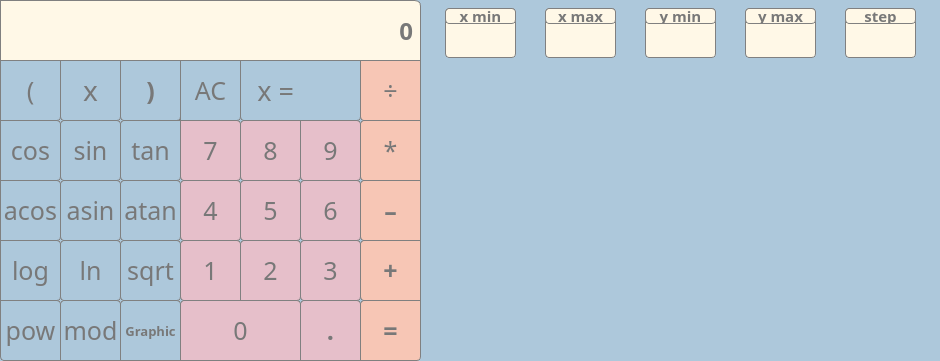
<?xml version="1.0" encoding="UTF-8"?>
<ui version="4.0">
 <class>MainWindow</class>
 <widget class="QMainWindow" name="MainWindow">
  <property name="geometry">
   <rect>
    <x>0</x>
    <y>0</y>
    <width>940</width>
    <height>361</height>
   </rect>
  </property>
  <property name="windowTitle">
   <string>MainWindow</string>
  </property>
  <property name="styleSheet">
   <string notr="true">QMainWindow {
	background-color: rgb(173,200,219);
}</string>
  </property>
  <widget class="QWidget" name="centralwidget">
   <property name="styleSheet">
    <string notr="true">Qwidget {	
	background-color: rgb(247,198,181);
}</string>
   </property>
   <widget class="QLabel" name="input_string">
    <property name="geometry">
     <rect>
      <x>0</x>
      <y>0</y>
      <width>421</width>
      <height>61</height>
     </rect>
    </property>
    <property name="font">
     <font>
      <family>Didot</family>
      <pointsize>18</pointsize>
      <bold>true</bold>
     </font>
    </property>
    <property name="styleSheet">
     <string notr="true">QLabel { 
	background-color: rgb(255, 248, 231);
	color: rgb(120, 120, 120);
 	border: 1px solid  gray;
	border-radius: 6px;
	border-bottom-right-radius: 0px;
	border-bottom-left-radius: 0px;
	border-top-right-radius: 6px;
	border-top-left-radius: 0px;
}</string>
    </property>
    <property name="text">
     <string>0</string>
    </property>
    <property name="alignment">
     <set>Qt::AlignRight|Qt::AlignTrailing|Qt::AlignVCenter</set>
    </property>
   </widget>
   <widget class="QPushButton" name="pushButton_leftbracket">
    <property name="geometry">
     <rect>
      <x>0</x>
      <y>60</y>
      <width>61</width>
      <height>61</height>
     </rect>
    </property>
    <property name="font">
     <font>
      <family>Didot</family>
      <pointsize>19</pointsize>
      <bold>false</bold>
     </font>
    </property>
    <property name="styleSheet">
     <string notr="true">QPushButton {
	border-color: gray;
 	border-width: 1px;
 	border-style: solid;
	border-radius: 4px;
	border-bottom: 1px solid gray;
	border-bottom-left-radius: 0px;
	border-top-left-radius: 0px;
	border-top-right-radius: 0px;
	background-color: rgb(173,200,219);
	color: rgb(120, 120, 120);
}

QPushButton:pressed {
    background-color: qlineargradient(x1: 0, y1: 0, x2: 0, y2: 1,
                                      stop: 0 #dadbde, stop: 1 #f6f7fa);
}</string>
    </property>
    <property name="text">
     <string>(</string>
    </property>
   </widget>
   <widget class="QPushButton" name="pushButton_division">
    <property name="geometry">
     <rect>
      <x>360</x>
      <y>60</y>
      <width>61</width>
      <height>61</height>
     </rect>
    </property>
    <property name="font">
     <font>
      <family>Didot</family>
      <pointsize>19</pointsize>
      <bold>false</bold>
     </font>
    </property>
    <property name="styleSheet">
     <string notr="true">QPushButton {
	border-color: gray;
 	border-width: 1px;
 	border-style: solid;
	border-radius: 4px;
	border-bottom-right-radius: 0px;
	border-top-right-radius: 0px;
	border-top-left-radius: 0px;
	background-color: rgb(247,198,181);
	color: rgb(120, 120, 120);
}

QPushButton:pressed {
    background-color: qlineargradient(x1: 0, y1: 0, x2: 0, y2: 1,
                                      stop: 0 #dadbde, stop: 1 #f6f7fa);
}</string>
    </property>
    <property name="text">
     <string>÷</string>
    </property>
   </widget>
   <widget class="QPushButton" name="pushButton_X">
    <property name="geometry">
     <rect>
      <x>60</x>
      <y>60</y>
      <width>61</width>
      <height>61</height>
     </rect>
    </property>
    <property name="font">
     <font>
      <family>Didot</family>
      <pointsize>21</pointsize>
      <bold>false</bold>
     </font>
    </property>
    <property name="styleSheet">
     <string notr="true">QPushButton {
	border-color: gray;
 	border-width: 1px;
 	border-style: solid;
	border-radius: 4px;
	border-bottom: 1px solid gray;
	border-top-left-radius: 0px;
	border-top-right-radius: 0px;
	background-color: rgb(173,200,219);
	color: rgb(120, 120, 120);
}

QPushButton:pressed {
    background-color: qlineargradient(x1: 0, y1: 0, x2: 0, y2: 1,
                                      stop: 0 #dadbde, stop: 1 #f6f7fa);
}</string>
    </property>
    <property name="text">
     <string>x</string>
    </property>
   </widget>
   <widget class="QPushButton" name="pushButton_rightbracket">
    <property name="geometry">
     <rect>
      <x>120</x>
      <y>60</y>
      <width>61</width>
      <height>61</height>
     </rect>
    </property>
    <property name="font">
     <font>
      <family>Didot</family>
      <pointsize>19</pointsize>
      <bold>true</bold>
     </font>
    </property>
    <property name="styleSheet">
     <string notr="true">QPushButton {
	border-color: gray;
 	border-width: 1px;
 	border-style: solid;
	border-radius: 4px;
	border-bottom: 1px solid gray;
	border-top-left-radius: 0px;
	border-top-right-radius: 0px;
	background-color: rgb(173,200,219);
	color: rgb(120, 120, 120);
}

QPushButton:pressed {
    background-color: qlineargradient(x1: 0, y1: 0, x2: 0, y2: 1,
                                      stop: 0 #dadbde, stop: 1 #f6f7fa);
}</string>
    </property>
    <property name="text">
     <string>)</string>
    </property>
   </widget>
   <widget class="QPushButton" name="pushButton_five">
    <property name="geometry">
     <rect>
      <x>240</x>
      <y>180</y>
      <width>61</width>
      <height>61</height>
     </rect>
    </property>
    <property name="font">
     <font>
      <family>Didot</family>
      <pointsize>19</pointsize>
     </font>
    </property>
    <property name="styleSheet">
     <string notr="true">QPushButton {
	border-color: gray;
 	border-width: 1px;
 	border-style: solid;
	border-radius: 4px;
	background-color: rgb(230,191,202);
	color: rgb(120, 120, 120);
}

QPushButton:pressed {
    background-color: qlineargradient(x1: 0, y1: 0, x2: 0, y2: 1,
                                      stop: 0 #dadbde, stop: 1 #f6f7fa);
}</string>
    </property>
    <property name="text">
     <string>5</string>
    </property>
   </widget>
   <widget class="QPushButton" name="pushButton_minus">
    <property name="geometry">
     <rect>
      <x>360</x>
      <y>180</y>
      <width>61</width>
      <height>61</height>
     </rect>
    </property>
    <property name="font">
     <font>
      <family>Didot</family>
      <pointsize>19</pointsize>
      <bold>true</bold>
     </font>
    </property>
    <property name="styleSheet">
     <string notr="true">QPushButton {
	border-color: gray;
 	border-width: 1px;
 	border-style: solid;
	border-radius: 4px;
	border-bottom-right-radius: 0px;
	border-top-right-radius: 0px;
	background-color: rgb(247,198,181);
	color: rgb(120, 120, 120);
}

QPushButton:pressed {
    background-color: qlineargradient(x1: 0, y1: 0, x2: 0, y2: 1,
                                      stop: 0 #dadbde, stop: 1 #f6f7fa);
}</string>
    </property>
    <property name="text">
     <string>–</string>
    </property>
   </widget>
   <widget class="QPushButton" name="pushButton_seven">
    <property name="geometry">
     <rect>
      <x>180</x>
      <y>120</y>
      <width>61</width>
      <height>61</height>
     </rect>
    </property>
    <property name="font">
     <font>
      <family>Didot</family>
      <pointsize>19</pointsize>
     </font>
    </property>
    <property name="styleSheet">
     <string notr="true">QPushButton {
	border-color: gray;
 	border-width: 1px;
 	border-style: solid;
	border-radius: 4px;
	border-top-left-radius: 0px;
	background-color: rgb(230,191,202);
	color: rgb(120, 120, 120);
}

QPushButton:pressed {
    background-color: qlineargradient(x1: 0, y1: 0, x2: 0, y2: 1,
                                      stop: 0 #dadbde, stop: 1 #f6f7fa);
}</string>
    </property>
    <property name="text">
     <string>7</string>
    </property>
   </widget>
   <widget class="QPushButton" name="pushButton_acos">
    <property name="geometry">
     <rect>
      <x>0</x>
      <y>180</y>
      <width>61</width>
      <height>61</height>
     </rect>
    </property>
    <property name="font">
     <font>
      <family>Didot</family>
      <pointsize>19</pointsize>
      <bold>false</bold>
     </font>
    </property>
    <property name="styleSheet">
     <string notr="true">QPushButton {
	border-color: gray;
 	border-width: 1px;
 	border-style: solid;
	border-radius: 4px;
	border-bottom: 1px solid gray;
	border-bottom-left-radius: 0px;
	border-top-left-radius: 0px;
	background-color: rgb(173,200,219);
	color: rgb(120, 120, 120);
}

QPushButton:pressed {
    background-color: qlineargradient(x1: 0, y1: 0, x2: 0, y2: 1,
                                      stop: 0 #dadbde, stop: 1 #f6f7fa);
}</string>
    </property>
    <property name="text">
     <string>acos</string>
    </property>
   </widget>
   <widget class="QPushButton" name="pushButton_atan">
    <property name="geometry">
     <rect>
      <x>120</x>
      <y>180</y>
      <width>61</width>
      <height>61</height>
     </rect>
    </property>
    <property name="font">
     <font>
      <family>Didot</family>
      <pointsize>19</pointsize>
      <bold>false</bold>
     </font>
    </property>
    <property name="styleSheet">
     <string notr="true">QPushButton {
	border-color: gray;
 	border-width: 1px;
 	border-style: solid;
	border-radius: 4px;
	border-bottom: 1px solid gray;
	background-color: rgb(173,200,219);
	color: rgb(120, 120, 120);
}

QPushButton:pressed {
    background-color: qlineargradient(x1: 0, y1: 0, x2: 0, y2: 1,
                                      stop: 0 #dadbde, stop: 1 #f6f7fa);
}</string>
    </property>
    <property name="text">
     <string>atan</string>
    </property>
   </widget>
   <widget class="QPushButton" name="pushButton_asin">
    <property name="geometry">
     <rect>
      <x>60</x>
      <y>180</y>
      <width>61</width>
      <height>61</height>
     </rect>
    </property>
    <property name="font">
     <font>
      <family>Didot</family>
      <pointsize>19</pointsize>
      <bold>false</bold>
     </font>
    </property>
    <property name="styleSheet">
     <string notr="true">QPushButton {
	border-color: gray;
 	border-width: 1px;
 	border-style: solid;
	border-radius: 4px;
	border-bottom: 1px solid gray;
	background-color: rgb(173,200,219);
	color: rgb(120, 120, 120);
}

QPushButton:pressed {
    background-color: qlineargradient(x1: 0, y1: 0, x2: 0, y2: 1,
                                      stop: 0 #dadbde, stop: 1 #f6f7fa);
}</string>
    </property>
    <property name="text">
     <string>asin</string>
    </property>
   </widget>
   <widget class="QPushButton" name="pushButton_six">
    <property name="geometry">
     <rect>
      <x>300</x>
      <y>180</y>
      <width>61</width>
      <height>61</height>
     </rect>
    </property>
    <property name="font">
     <font>
      <family>Didot</family>
      <pointsize>19</pointsize>
     </font>
    </property>
    <property name="styleSheet">
     <string notr="true">QPushButton {
	border-color: gray;
 	border-width: 1px;
 	border-style: solid;
	border-radius: 4px;
	background-color: rgb(230,191,202);
	color: rgb(120, 120, 120);
}

QPushButton:pressed {
    background-color: qlineargradient(x1: 0, y1: 0, x2: 0, y2: 1,
                                      stop: 0 #dadbde, stop: 1 #f6f7fa);
}</string>
    </property>
    <property name="text">
     <string>6</string>
    </property>
   </widget>
   <widget class="QPushButton" name="pushButton_two">
    <property name="geometry">
     <rect>
      <x>240</x>
      <y>240</y>
      <width>61</width>
      <height>61</height>
     </rect>
    </property>
    <property name="font">
     <font>
      <family>Didot</family>
      <pointsize>19</pointsize>
     </font>
    </property>
    <property name="styleSheet">
     <string notr="true">QPushButton {
	border-color: gray;
 	border-width: 1px;
 	border-style: solid;
	border-radius: 4px;
	border-bottom-left-radius: 0px;
	background-color: rgb(230,191,202);
	color: rgb(120, 120, 120);
}

QPushButton:pressed {
    background-color: qlineargradient(x1: 0, y1: 0, x2: 0, y2: 1,
                                      stop: 0 #dadbde, stop: 1 #f6f7fa);
}</string>
    </property>
    <property name="text">
     <string>2</string>
    </property>
   </widget>
   <widget class="QPushButton" name="pushButton_plus">
    <property name="geometry">
     <rect>
      <x>360</x>
      <y>240</y>
      <width>61</width>
      <height>61</height>
     </rect>
    </property>
    <property name="font">
     <font>
      <family>Didot</family>
      <pointsize>19</pointsize>
      <bold>true</bold>
     </font>
    </property>
    <property name="styleSheet">
     <string notr="true">QPushButton {
	border-color: gray;
 	border-width: 1px;
 	border-style: solid;
	border-radius: 4px;
	border-bottom-right-radius: 0px;
	border-top-right-radius: 0px;
	background-color: rgb(247,198,181);
	color: rgb(120, 120, 120);
}

QPushButton:pressed {
    background-color: qlineargradient(x1: 0, y1: 0, x2: 0, y2: 1,
                                      stop: 0 #dadbde, stop: 1 #f6f7fa);
}</string>
    </property>
    <property name="text">
     <string>+</string>
    </property>
   </widget>
   <widget class="QPushButton" name="pushButton_one">
    <property name="geometry">
     <rect>
      <x>180</x>
      <y>240</y>
      <width>61</width>
      <height>61</height>
     </rect>
    </property>
    <property name="font">
     <font>
      <family>Didot</family>
      <pointsize>19</pointsize>
     </font>
    </property>
    <property name="styleSheet">
     <string notr="true">QPushButton {
	border-color: gray;
 	border-width: 1px;
 	border-style: solid;
	border-radius: 4px;
	border-bottom-right-radius: 0px;
	background-color: rgb(230,191,202);
	color: rgb(120, 120, 120);
}

QPushButton:pressed {
    background-color: qlineargradient(x1: 0, y1: 0, x2: 0, y2: 1,
                                      stop: 0 #dadbde, stop: 1 #f6f7fa);
}</string>
    </property>
    <property name="text">
     <string>1</string>
    </property>
   </widget>
   <widget class="QPushButton" name="pushButton_sqrt">
    <property name="geometry">
     <rect>
      <x>120</x>
      <y>240</y>
      <width>61</width>
      <height>61</height>
     </rect>
    </property>
    <property name="font">
     <font>
      <family>Didot</family>
      <pointsize>19</pointsize>
      <bold>false</bold>
     </font>
    </property>
    <property name="styleSheet">
     <string notr="true">QPushButton {
	border-color: gray;
 	border-width: 1px;
 	border-style: solid;
	border-radius: 4px;
	border-bottom: 1px solid gray;
	background-color: rgb(173,200,219);
	color: rgb(120, 120, 120);
}

QPushButton:pressed {
    background-color: qlineargradient(x1: 0, y1: 0, x2: 0, y2: 1,
                                      stop: 0 #dadbde, stop: 1 #f6f7fa);
}</string>
    </property>
    <property name="text">
     <string>sqrt</string>
    </property>
   </widget>
   <widget class="QPushButton" name="pushButton_log">
    <property name="geometry">
     <rect>
      <x>0</x>
      <y>240</y>
      <width>61</width>
      <height>61</height>
     </rect>
    </property>
    <property name="font">
     <font>
      <family>Didot</family>
      <pointsize>19</pointsize>
      <bold>false</bold>
     </font>
    </property>
    <property name="styleSheet">
     <string notr="true">QPushButton {
	border-color: gray;
 	border-width: 1px;
 	border-style: solid;
	border-radius: 4px;
	border-bottom: 1px solid gray;
	border-bottom-left-radius: 0px;
	border-top-left-radius: 0px;
	background-color: rgb(173,200,219);
	color: rgb(120, 120, 120);
}

QPushButton:pressed {
    background-color: qlineargradient(x1: 0, y1: 0, x2: 0, y2: 1,
                                      stop: 0 #dadbde, stop: 1 #f6f7fa);
}</string>
    </property>
    <property name="text">
     <string>log</string>
    </property>
   </widget>
   <widget class="QPushButton" name="pushButton_ln">
    <property name="geometry">
     <rect>
      <x>60</x>
      <y>240</y>
      <width>61</width>
      <height>61</height>
     </rect>
    </property>
    <property name="font">
     <font>
      <family>Didot</family>
      <pointsize>19</pointsize>
      <bold>false</bold>
     </font>
    </property>
    <property name="styleSheet">
     <string notr="true">QPushButton {
	border-color: gray;
 	border-width: 1px;
 	border-style: solid;
	border-radius: 4px;
	border-bottom: 1px solid gray;
	background-color: rgb(173,200,219);
	color: rgb(120, 120, 120);
}

QPushButton:pressed {
    background-color: qlineargradient(x1: 0, y1: 0, x2: 0, y2: 1,
                                      stop: 0 #dadbde, stop: 1 #f6f7fa);
}</string>
    </property>
    <property name="text">
     <string>ln</string>
    </property>
   </widget>
   <widget class="QPushButton" name="pushButton_three">
    <property name="geometry">
     <rect>
      <x>300</x>
      <y>240</y>
      <width>61</width>
      <height>61</height>
     </rect>
    </property>
    <property name="font">
     <font>
      <family>Didot</family>
      <pointsize>19</pointsize>
     </font>
    </property>
    <property name="styleSheet">
     <string notr="true">QPushButton {
	border-color: gray;
 	border-width: 1px;
 	border-style: solid;
	border-radius: 4px;
	background-color: rgb(230,191,202);
	color: rgb(120, 120, 120);
}

QPushButton:pressed {
    background-color: qlineargradient(x1: 0, y1: 0, x2: 0, y2: 1,
                                      stop: 0 #dadbde, stop: 1 #f6f7fa);
}</string>
    </property>
    <property name="text">
     <string>3</string>
    </property>
   </widget>
   <widget class="QPushButton" name="pushButton_four">
    <property name="geometry">
     <rect>
      <x>180</x>
      <y>180</y>
      <width>61</width>
      <height>61</height>
     </rect>
    </property>
    <property name="font">
     <font>
      <family>Didot</family>
      <pointsize>19</pointsize>
     </font>
    </property>
    <property name="styleSheet">
     <string notr="true">QPushButton {
	border-color: gray;
 	border-width: 1px;
 	border-style: solid;
	border-radius: 4px;
	background-color: rgb(230,191,202);
	color: rgb(120, 120, 120);
}

QPushButton:pressed {
    background-color: qlineargradient(x1: 0, y1: 0, x2: 0, y2: 1,
                                      stop: 0 #dadbde, stop: 1 #f6f7fa);
}</string>
    </property>
    <property name="text">
     <string>4</string>
    </property>
   </widget>
   <widget class="QPushButton" name="pushButton_multiply">
    <property name="geometry">
     <rect>
      <x>360</x>
      <y>120</y>
      <width>61</width>
      <height>61</height>
     </rect>
    </property>
    <property name="font">
     <font>
      <family>Didot</family>
      <pointsize>19</pointsize>
      <bold>false</bold>
     </font>
    </property>
    <property name="styleSheet">
     <string notr="true">QPushButton {
	border-color: gray;
 	border-width: 1px;
 	border-style: solid;
	border-radius: 4px;
	border-bottom-right-radius: 0px;
	border-top-right-radius: 0px;
	background-color: rgb(247,198,181);
	color: rgb(120, 120, 120);
}

QPushButton:pressed {
    background-color: qlineargradient(x1: 0, y1: 0, x2: 0, y2: 1,
                                      stop: 0 #dadbde, stop: 1 #f6f7fa);
}</string>
    </property>
    <property name="text">
     <string>*</string>
    </property>
   </widget>
   <widget class="QPushButton" name="pushButton_eight">
    <property name="geometry">
     <rect>
      <x>240</x>
      <y>120</y>
      <width>61</width>
      <height>61</height>
     </rect>
    </property>
    <property name="font">
     <font>
      <family>Didot</family>
      <pointsize>19</pointsize>
     </font>
    </property>
    <property name="styleSheet">
     <string notr="true">QPushButton {
	border-color: gray;
 	border-width: 1px;
 	border-style: solid;
	border-radius: 4px;
	border-top-right-radius: 0px;
	background-color: rgb(230,191,202);
	color: rgb(120, 120, 120);
}

QPushButton:pressed {
    background-color: qlineargradient(x1: 0, y1: 0, x2: 0, y2: 1,
                                      stop: 0 #dadbde, stop: 1 #f6f7fa);
}</string>
    </property>
    <property name="text">
     <string>8</string>
    </property>
   </widget>
   <widget class="QPushButton" name="pushButton_cos">
    <property name="geometry">
     <rect>
      <x>0</x>
      <y>120</y>
      <width>61</width>
      <height>61</height>
     </rect>
    </property>
    <property name="font">
     <font>
      <family>Didot</family>
      <pointsize>19</pointsize>
      <bold>false</bold>
     </font>
    </property>
    <property name="styleSheet">
     <string notr="true">QPushButton {
	border-color: gray;
 	border-width: 1px;
 	border-style: solid;
	border-radius: 4px;
	border-bottom: 1px solid gray;
	border-bottom-left-radius: 0px;
	border-top-left-radius: 0px;
	background-color: rgb(173,200,219);
	color: rgb(120, 120, 120);
}

QPushButton:pressed {
    background-color: qlineargradient(x1: 0, y1: 0, x2: 0, y2: 1,
                                      stop: 0 #dadbde, stop: 1 #f6f7fa);
}</string>
    </property>
    <property name="text">
     <string>cos</string>
    </property>
   </widget>
   <widget class="QPushButton" name="pushButton_tan">
    <property name="geometry">
     <rect>
      <x>120</x>
      <y>120</y>
      <width>61</width>
      <height>61</height>
     </rect>
    </property>
    <property name="font">
     <font>
      <family>Didot</family>
      <pointsize>19</pointsize>
      <bold>false</bold>
     </font>
    </property>
    <property name="styleSheet">
     <string notr="true">QPushButton {
	border-color: gray;
 	border-width: 1px;
 	border-style: solid;
	border-radius: 4px;
	border-bottom: 1px solid gray;
	border-top-right-radius: 0px;
	background-color: rgb(173,200,219);
	color: rgb(120, 120, 120);
}

QPushButton:pressed {
    background-color: qlineargradient(x1: 0, y1: 0, x2: 0, y2: 1,
                                      stop: 0 #dadbde, stop: 1 #f6f7fa);
}</string>
    </property>
    <property name="text">
     <string>tan</string>
    </property>
   </widget>
   <widget class="QPushButton" name="pushButton_sin">
    <property name="geometry">
     <rect>
      <x>60</x>
      <y>120</y>
      <width>61</width>
      <height>61</height>
     </rect>
    </property>
    <property name="font">
     <font>
      <family>Didot</family>
      <pointsize>19</pointsize>
      <bold>false</bold>
     </font>
    </property>
    <property name="styleSheet">
     <string notr="true">QPushButton {
	border-color: gray;
 	border-width: 1px;
 	border-style: solid;
	border-radius: 4px;
	border-bottom: 1px solid gray;
	background-color: rgb(173,200,219);
	color: rgb(120, 120, 120);
}

QPushButton:pressed {
    background-color: qlineargradient(x1: 0, y1: 0, x2: 0, y2: 1,
                                      stop: 0 #dadbde, stop: 1 #f6f7fa);
}</string>
    </property>
    <property name="text">
     <string>sin</string>
    </property>
   </widget>
   <widget class="QPushButton" name="pushButton_nine">
    <property name="geometry">
     <rect>
      <x>300</x>
      <y>120</y>
      <width>61</width>
      <height>61</height>
     </rect>
    </property>
    <property name="font">
     <font>
      <family>Didot</family>
      <pointsize>19</pointsize>
     </font>
    </property>
    <property name="styleSheet">
     <string notr="true">QPushButton {
	border-color: gray;
 	border-width: 1px;
 	border-style: solid;
	border-radius: 4px;
	border-top-left-radius: 0px;
	background-color: rgb(230,191,202);
	color: rgb(120, 120, 120);
}

QPushButton:pressed {
    background-color: qlineargradient(x1: 0, y1: 0, x2: 0, y2: 1,
                                      stop: 0 #dadbde, stop: 1 #f6f7fa);
}</string>
    </property>
    <property name="text">
     <string>9</string>
    </property>
   </widget>
   <widget class="QPushButton" name="pushButton_equally">
    <property name="geometry">
     <rect>
      <x>360</x>
      <y>300</y>
      <width>61</width>
      <height>61</height>
     </rect>
    </property>
    <property name="font">
     <font>
      <family>Didot</family>
      <pointsize>19</pointsize>
      <bold>true</bold>
     </font>
    </property>
    <property name="styleSheet">
     <string notr="true">QPushButton {
	border-color: gray;
 	border-width: 1px;
 	border-style: solid;
	border-radius: 4px;
	border-bottom-left-radius: 0px;
	border-top-right-radius: 0px;
	background-color: rgb(247,198,181);
	color: rgb(120, 120, 120);
}

QPushButton:pressed {
    background-color: qlineargradient(x1: 0, y1: 0, x2: 0, y2: 1,
                                      stop: 0 #dadbde, stop: 1 #f6f7fa);
}</string>
    </property>
    <property name="text">
     <string>=</string>
    </property>
   </widget>
   <widget class="QPushButton" name="pushButton_zero">
    <property name="geometry">
     <rect>
      <x>180</x>
      <y>300</y>
      <width>121</width>
      <height>61</height>
     </rect>
    </property>
    <property name="font">
     <font>
      <family>Didot</family>
      <pointsize>19</pointsize>
     </font>
    </property>
    <property name="styleSheet">
     <string notr="true">QPushButton {
	border-color: gray;
 	border-width: 1px;
 	border-style: solid;
	border-radius: 4px;
	border-bottom: 1px solid gray;
	border-bottom-right-radius: 0px;
	border-bottom-left-radius: 0px;
	background-color: rgb(230,191,202);
	color: rgb(120, 120, 120);
}

QPushButton:pressed {
    background-color: qlineargradient(x1: 0, y1: 0, x2: 0, y2: 1,
                                      stop: 0 #dadbde, stop: 1 #f6f7fa);
}</string>
    </property>
    <property name="text">
     <string>0</string>
    </property>
   </widget>
   <widget class="QPushButton" name="pushButton_mod">
    <property name="geometry">
     <rect>
      <x>60</x>
      <y>300</y>
      <width>61</width>
      <height>61</height>
     </rect>
    </property>
    <property name="font">
     <font>
      <family>Didot</family>
      <pointsize>19</pointsize>
      <bold>false</bold>
     </font>
    </property>
    <property name="styleSheet">
     <string notr="true">QPushButton {
	border-color: gray;
 	border-width: 1px;
 	border-style: solid;
	border-radius: 4px;
	border-bottom: 1px solid gray;
	border-bottom-right-radius: 0px;
	border-bottom-left-radius: 0px;
	background-color: rgb(173,200,219);
	color: rgb(120, 120, 120);
}

QPushButton:pressed {
    background-color: qlineargradient(x1: 0, y1: 0, x2: 0, y2: 1,
                                      stop: 0 #dadbde, stop: 1 #f6f7fa);
}</string>
    </property>
    <property name="text">
     <string>mod</string>
    </property>
   </widget>
   <widget class="QPushButton" name="pushButton_AC">
    <property name="geometry">
     <rect>
      <x>180</x>
      <y>60</y>
      <width>61</width>
      <height>61</height>
     </rect>
    </property>
    <property name="font">
     <font>
      <family>Didot</family>
      <pointsize>19</pointsize>
      <bold>false</bold>
     </font>
    </property>
    <property name="styleSheet">
     <string notr="true">QPushButton {
	border-color: gray;
 	border-width: 1px;
 	border-style: solid;
	border-radius: 4px;
	border-bottom: 1px solid gray;
	border-bottom-left-radius: 0px;
	border-top-left-radius: 0px;
	border-top-right-radius: 0px;
	background-color: rgb(173,200,219);
	color: rgb(120, 120, 120);
}

QPushButton:pressed {
    background-color: qlineargradient(x1: 0, y1: 0, x2: 0, y2: 1,
                                      stop: 0 #dadbde, stop: 1 #f6f7fa);
}</string>
    </property>
    <property name="text">
     <string>AC</string>
    </property>
   </widget>
   <widget class="QPushButton" name="pushButton_pow">
    <property name="geometry">
     <rect>
      <x>0</x>
      <y>300</y>
      <width>61</width>
      <height>61</height>
     </rect>
    </property>
    <property name="font">
     <font>
      <family>Didot</family>
      <pointsize>19</pointsize>
      <bold>false</bold>
     </font>
    </property>
    <property name="styleSheet">
     <string notr="true">QPushButton {
	border-color: gray;
 	border-width: 1px;
 	border-style: solid;
	border-radius: 4px;
	border-bottom: 1px solid gray;
	border-bottom-right-radius: 0px;
	border-top-left-radius: 0px;
	background-color: rgb(173,200,219);
	color: rgb(120, 120, 120);
}

QPushButton:pressed {
    background-color: qlineargradient(x1: 0, y1: 0, x2: 0, y2: 1,
                                      stop: 0 #dadbde, stop: 1 #f6f7fa);
}</string>
    </property>
    <property name="text">
     <string>pow</string>
    </property>
   </widget>
   <widget class="QPushButton" name="pushButton_dot">
    <property name="geometry">
     <rect>
      <x>300</x>
      <y>300</y>
      <width>61</width>
      <height>61</height>
     </rect>
    </property>
    <property name="font">
     <font>
      <family>Didot</family>
      <pointsize>19</pointsize>
      <bold>true</bold>
     </font>
    </property>
    <property name="styleSheet">
     <string notr="true">QPushButton {
	border-color: gray;
 	border-width: 1px;
 	border-style: solid;
	border-radius: 4px;
	border-bottom-right-radius: 0px;
	border-bottom-left-radius: 0px;
	background-color: rgb(230,191,202);
	color: rgb(120, 120, 120);
}

QPushButton:pressed {
    background-color: qlineargradient(x1: 0, y1: 0, x2: 0, y2: 1,
                                      stop: 0 #dadbde, stop: 1 #f6f7fa);
}</string>
    </property>
    <property name="text">
     <string>.</string>
    </property>
   </widget>
   <widget class="QLabel" name="label_x">
    <property name="geometry">
     <rect>
      <x>240</x>
      <y>60</y>
      <width>61</width>
      <height>61</height>
     </rect>
    </property>
    <property name="font">
     <font>
      <family>Didot</family>
      <pointsize>20</pointsize>
     </font>
    </property>
    <property name="styleSheet">
     <string notr="true">QLabel {
	border-color: gray;
 	border-width: 1px;
	border-right-width:0px;
 	border-style: solid;
	border-radius: 4px;
	border-top-right-radius: 0px;
	border-top-left-radius: 0px;
	border-bottom-right-radius: 0px;
	background-color: rgb(173,200,219);
	color: rgb(120, 120, 120);
}</string>
    </property>
    <property name="text">
     <string>x =</string>
    </property>
    <property name="alignment">
     <set>Qt::AlignRight|Qt::AlignTrailing|Qt::AlignVCenter</set>
    </property>
   </widget>
   <widget class="QPushButton" name="pushButton_graphic">
    <property name="geometry">
     <rect>
      <x>120</x>
      <y>300</y>
      <width>61</width>
      <height>61</height>
     </rect>
    </property>
    <property name="font">
     <font>
      <family>Didot</family>
      <pointsize>10</pointsize>
      <bold>true</bold>
     </font>
    </property>
    <property name="styleSheet">
     <string notr="true">QPushButton {
	border-color: gray;
 	border-width: 1px;
 	border-style: solid;
	border-radius: 4px;
	border-bottom: 1px solid gray;
	border-bottom-right-radius: 0px;
	border-bottom-left-radius: 0px;
	background-color: rgb(173,200,219);
	color: rgb(120, 120, 120);
}

QPushButton:pressed {
    background-color: qlineargradient(x1: 0, y1: 0, x2: 0, y2: 1,
                                      stop: 0 #dadbde, stop: 1 #f6f7fa);
}</string>
    </property>
    <property name="text">
     <string>Graphic</string>
    </property>
   </widget>
   <widget class="QLineEdit" name="x_value">
    <property name="geometry">
     <rect>
      <x>300</x>
      <y>60</y>
      <width>61</width>
      <height>61</height>
     </rect>
    </property>
    <property name="font">
     <font>
      <family>Didot</family>
      <pointsize>19</pointsize>
     </font>
    </property>
    <property name="styleSheet">
     <string notr="true">QLineEdit {
	border-color: gray;
 	border-width: 1px;
	border-left-width:0px;
 	border-style: solid;
	border-radius: 4px;
	border-top-left-radius: 0px;
	border-bottom-left-radius: 0px;
	border-top-right-radius: 0px;
	background-color: rgb(173,200,219);
	color: rgb(120, 120, 120);
}</string>
    </property>
    <property name="alignment">
     <set>Qt::AlignCenter</set>
    </property>
   </widget>
   <widget class="QLineEdit" name="y_min">
    <property name="geometry">
     <rect>
      <x>645</x>
      <y>8</y>
      <width>71</width>
      <height>50</height>
     </rect>
    </property>
    <property name="font">
     <font>
      <family>Didot</family>
     </font>
    </property>
    <property name="styleSheet">
     <string notr="true">QLineEdit  {
	border-color: gray;
 	border-width: 1px;
 	border-style: solid;
	border-radius: 4px;
	background-color: rgb(255, 248, 231);
	color: rgb(120, 120, 120);
}</string>
    </property>
    <property name="alignment">
     <set>Qt::AlignBottom|Qt::AlignHCenter</set>
    </property>
   </widget>
   <widget class="QLineEdit" name="y_max">
    <property name="geometry">
     <rect>
      <x>745</x>
      <y>8</y>
      <width>71</width>
      <height>50</height>
     </rect>
    </property>
    <property name="font">
     <font>
      <family>Didot</family>
     </font>
    </property>
    <property name="styleSheet">
     <string notr="true">QLineEdit  {
	border-color: gray;
 	border-width: 1px;
 	border-style: solid;
	border-radius: 4px;
	background-color: rgb(255, 248, 231);
	color: rgb(120, 120, 120);
}</string>
    </property>
    <property name="alignment">
     <set>Qt::AlignBottom|Qt::AlignHCenter</set>
    </property>
   </widget>
   <widget class="QLineEdit" name="x_max">
    <property name="geometry">
     <rect>
      <x>545</x>
      <y>8</y>
      <width>71</width>
      <height>50</height>
     </rect>
    </property>
    <property name="font">
     <font>
      <family>Didot</family>
     </font>
    </property>
    <property name="styleSheet">
     <string notr="true">QLineEdit  {
	border-color: gray;
 	border-width: 1px;
 	border-style: solid;
	border-radius: 4px;
	background-color: rgb(255, 248, 231);
	color: rgb(120, 120, 120);
}</string>
    </property>
    <property name="alignment">
     <set>Qt::AlignBottom|Qt::AlignHCenter</set>
    </property>
   </widget>
   <widget class="QLabel" name="label_xmax">
    <property name="geometry">
     <rect>
      <x>545</x>
      <y>8</y>
      <width>71</width>
      <height>16</height>
     </rect>
    </property>
    <property name="font">
     <font>
      <family>Didot</family>
      <pointsize>11</pointsize>
      <bold>true</bold>
     </font>
    </property>
    <property name="styleSheet">
     <string notr="true">QLabel {
	border-color: gray;
 	border-width: 1px;
 	border-style: solid;
	border-radius: 4px;
	background-color: rgb(255, 248, 231);
	color: rgb(120, 120, 120);
}</string>
    </property>
    <property name="text">
     <string>x max</string>
    </property>
    <property name="alignment">
     <set>Qt::AlignCenter</set>
    </property>
   </widget>
   <widget class="QLabel" name="label_ymax">
    <property name="geometry">
     <rect>
      <x>745</x>
      <y>8</y>
      <width>71</width>
      <height>16</height>
     </rect>
    </property>
    <property name="font">
     <font>
      <family>Didot</family>
      <pointsize>11</pointsize>
      <bold>true</bold>
     </font>
    </property>
    <property name="styleSheet">
     <string notr="true">QLabel {
	border-color: gray;
 	border-width: 1px;
 	border-style: solid;
	border-radius: 4px;
	background-color: rgb(255, 248, 231);
	color: rgb(120, 120, 120);
}</string>
    </property>
    <property name="text">
     <string>y max</string>
    </property>
    <property name="alignment">
     <set>Qt::AlignCenter</set>
    </property>
   </widget>
   <widget class="QLabel" name="label_ymin">
    <property name="geometry">
     <rect>
      <x>645</x>
      <y>8</y>
      <width>71</width>
      <height>16</height>
     </rect>
    </property>
    <property name="font">
     <font>
      <family>Didot</family>
      <pointsize>11</pointsize>
      <bold>true</bold>
     </font>
    </property>
    <property name="styleSheet">
     <string notr="true">QLabel {
	border-color: gray;
 	border-width: 1px;
 	border-style: solid;
	border-radius: 4px;
	background-color: rgb(255, 248, 231);
	color: rgb(120, 120, 120);
}</string>
    </property>
    <property name="text">
     <string>y min</string>
    </property>
    <property name="alignment">
     <set>Qt::AlignCenter</set>
    </property>
   </widget>
   <widget class="QLineEdit" name="x_min">
    <property name="geometry">
     <rect>
      <x>445</x>
      <y>8</y>
      <width>71</width>
      <height>50</height>
     </rect>
    </property>
    <property name="font">
     <font>
      <family>Didot</family>
     </font>
    </property>
    <property name="styleSheet">
     <string notr="true">QLineEdit  {
	border-color: gray;
 	border-width: 1px;
 	border-style: solid;
	border-radius: 4px;
	background-color: rgb(255, 248, 231);
	color: rgb(120, 120, 120);
}</string>
    </property>
    <property name="alignment">
     <set>Qt::AlignBottom|Qt::AlignHCenter</set>
    </property>
   </widget>
   <widget class="QLabel" name="label_xmin">
    <property name="geometry">
     <rect>
      <x>445</x>
      <y>8</y>
      <width>71</width>
      <height>16</height>
     </rect>
    </property>
    <property name="font">
     <font>
      <family>Didot</family>
      <pointsize>11</pointsize>
      <bold>true</bold>
     </font>
    </property>
    <property name="styleSheet">
     <string notr="true">QLabel {
	border-color: gray;
 	border-width: 1px;
 	border-style: solid;
	border-radius: 4px;
	background-color: rgb(255, 248, 231);
	color: rgb(120, 120, 120);
}</string>
    </property>
    <property name="text">
     <string>x min</string>
    </property>
    <property name="alignment">
     <set>Qt::AlignCenter</set>
    </property>
   </widget>
   <widget class="QLabel" name="label">
    <property name="geometry">
     <rect>
      <x>845</x>
      <y>8</y>
      <width>71</width>
      <height>50</height>
     </rect>
    </property>
    <property name="font">
     <font>
      <family>Didot</family>
     </font>
    </property>
    <property name="styleSheet">
     <string notr="true">QLabel {
	border-color: gray;
 	border-width: 1px;
 	border-style: solid;
	border-radius: 4px;
	background-color: rgb(255, 248, 231);
	color: rgb(120, 120, 120);
}</string>
    </property>
    <property name="text">
     <string/>
    </property>
    <property name="alignment">
     <set>Qt::AlignBottom|Qt::AlignHCenter</set>
    </property>
   </widget>
   <widget class="QLabel" name="label_ymax_2">
    <property name="geometry">
     <rect>
      <x>845</x>
      <y>8</y>
      <width>71</width>
      <height>16</height>
     </rect>
    </property>
    <property name="font">
     <font>
      <family>Didot</family>
      <pointsize>11</pointsize>
      <bold>true</bold>
     </font>
    </property>
    <property name="styleSheet">
     <string notr="true">QLabel {
	border-color: gray;
 	border-width: 1px;
 	border-style: solid;
	border-radius: 4px;
	background-color: rgb(255, 248, 231);
	color: rgb(120, 120, 120);
}</string>
    </property>
    <property name="text">
     <string>step</string>
    </property>
    <property name="alignment">
     <set>Qt::AlignCenter</set>
    </property>
   </widget>
   <widget class="QCustomPlot" name="widget" native="true">
    <property name="geometry">
     <rect>
      <x>449</x>
      <y>69</y>
      <width>461</width>
      <height>281</height>
     </rect>
    </property>
   </widget>
  </widget>
 </widget>
 <customwidgets>
  <customwidget>
   <class>QCustomPlot</class>
   <extends>QWidget</extends>
   <header location="global">qcustomplot.h</header>
   <container>1</container>
  </customwidget>
 </customwidgets>
 <resources/>
 <connections/>
</ui>
